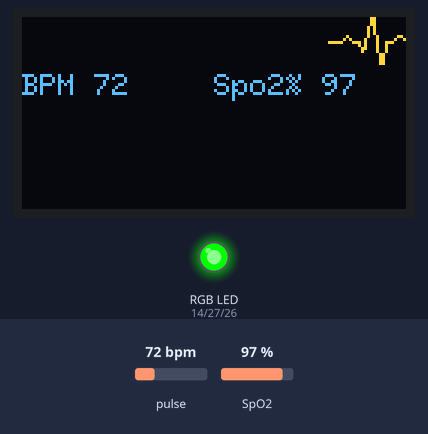
Simulated run of this sketch. Board: ESP32. On the bench: 128×64 one-colour display, an RGB LED mixed from three pins (HIGH = lit). Inputs (shaded band) come from the test bench; at power-on: pulse 72 bpm, SpO2 97 %. The OLED is the two-colour kind (top 16 rows yellow); random numbers use the default seed unless the sketch sets one; what the sketch prints to the serial monitor is not drawn.

Above: at 4.7 s.
4.8 s: pulse set to 62 bpm
At 5.6 s:
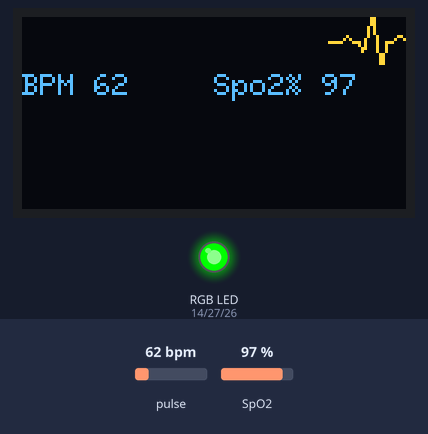
6.9 s: pulse set to 58 bpm
At 7.55 s:
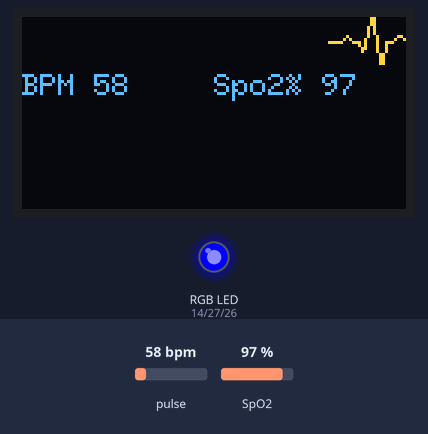
9.8 s: pulse set to 101 bpm
At 10.46 s:
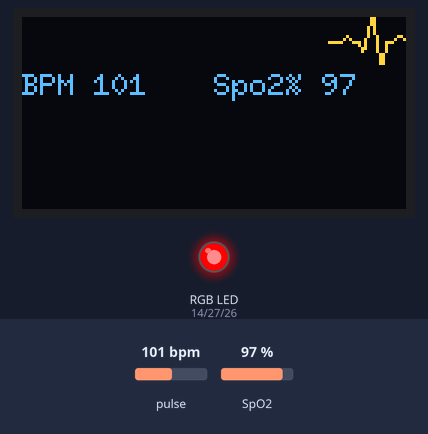
12.7 s: SpO2 set to 80 %
At 13.7 s:
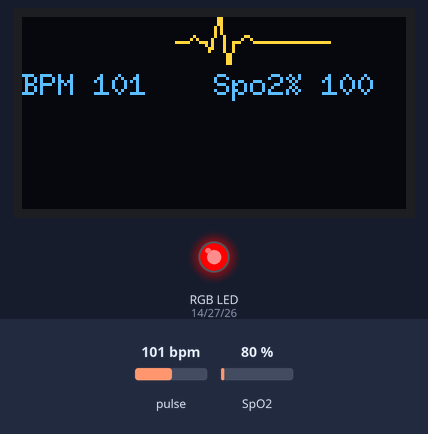
15.0 s: SpO2 set to 90 %
At 15.63 s:
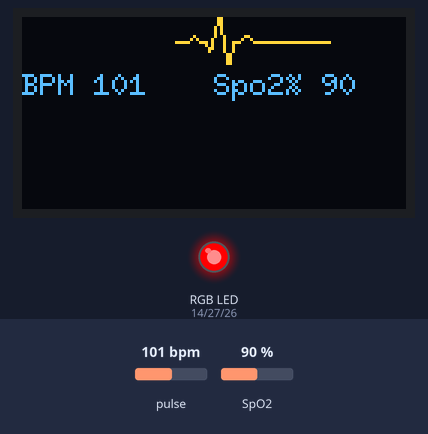
Timing chart, 0 to 17.9 s (numbered marks = the images above; inputs shaded):
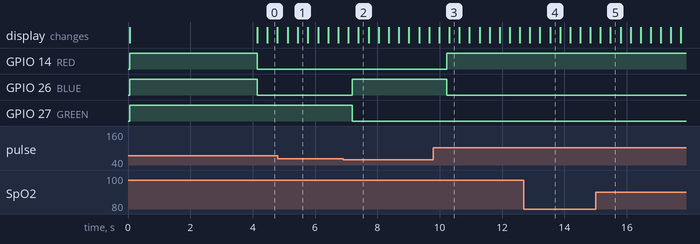

The sketch:

Compile.ino
```cpp
#include <Arduino.h>
#include <U8g2lib.h>
#include <Wire.h>
#include "MAX30105.h"           //Khai báo thư viện MAX3010x
#include "heartRate.h"          //Thuật toán tính toán nhịp tim
#include "spo2_algorithm.h"    //thuat toan tinh spO2
// RGB module
#define RED 14
#define GREEN 27
#define BLUE 26

U8G2_SH1106_128X64_NONAME_F_HW_I2C u8g2(U8G2_R0, /* reset=*/ U8X8_PIN_NONE); //init oled
MAX30105 particleSensor; //init max30102

const byte RATE_SIZE = 4; //Tăng số này lớn hơn 4 là được
byte rates[RATE_SIZE];
byte rateSpot = 0;
long lastBeat = 0;
float beatsPerMinute;
int beatAvg;

typedef u8g2_uint_t u8g_uint_t;
u8g_uint_t xPos = 0; //khoi tao gia tri ve hinh

//SPO2
#define MAX_BRIGHTNESS 255

uint32_t irBuffer[100]; //infrared LED sensor data
uint32_t redBuffer[100];  //red LED sensor data
int32_t bufferLength; //data length
int32_t spo2; //SPO2 value
int8_t validSPO2; //indicator to show if the SPO2 calculation is valid
int32_t heartRate; //heart rate value
int8_t validHeartRate; //indicator to show if the heart rate calculation is valid
byte ledBrightness = 60; //Options: 0=Off to 255=50mA
byte sampleAverage = 4; //Options: 1, 2, 4, 8, 16, 32
byte ledMode = 2; //Options: 1 = Red only, 2 = Red + IR, 3 = Red + IR + Green
byte sampleRate = 100; //Options: 50, 100, 200, 400, 800, 1000, 1600, 3200
int pulseWidth = 411; //Options: 69, 118, 215, 411
int adcRange = 4096; //Options: 2048, 4096, 8192, 16384

void setup()
{
  Serial.begin(115200);
  //khoi tao oled
  u8g2.begin();
  u8g2.setFont(u8g2_font_6x10_tf); //font chu
  u8g2.setFontRefHeightExtendedText();
  u8g2.setDrawColor(1); //mau chu
  u8g2.setFontPosTop();
  u8g2.setFontDirection(0); //chu thang
  //giao dien khoi dong chuong trinh
  u8g2.clearBuffer();
  u8g2.drawStr(20, 18, "Pulse OxiMeter");
  u8g_uint_t temp1 = 0;
  u8g_uint_t temp2 = 40;
  u8g_uint_t temp3 = 80;
  heart_beat(&temp1);
  heart_beat(&temp2);
  heart_beat(&temp3);
  u8g2.sendBuffer();
  xPos = 0;
  // delay(2000);
  u8g2.clearBuffer();

  // Initialize sensor
  if (!particleSensor.begin(Wire, I2C_SPEED_FAST)) //Use default I2C port, 400kHz speed
  {
    Serial.println(F("MAX30105 was not found. Please check wiring/power."));
    while (1);
  }
  Serial.println(F("Attach sensor to finger with rubber band. Press any key to start conversion"));
  particleSensor.setup(ledBrightness, sampleAverage, ledMode, sampleRate, pulseWidth, adcRange); //Configure sensor with these settings

  // Setup module RGB
  pinMode(RED, OUTPUT);
  pinMode(GREEN, OUTPUT);
  pinMode(BLUE, OUTPUT);
  setColor(255, 255, 255);
}

void loop()
{
  bufferLength = 100; //buffer length of 100 stores 4 seconds of samples running at 25sps

  //read the first 100 samples, and determine the signal range
  for (byte i = 0 ; i < bufferLength ; i++)
  {
    while (particleSensor.available() == false) //do we have new data?
      particleSensor.check(); //Check the sensor for new data

    redBuffer[i] = particleSensor.getRed();
    irBuffer[i] = particleSensor.getIR();
    particleSensor.nextSample(); //We're finished with this sample so move to next sample

    Serial.print(F("red="));
    Serial.print(redBuffer[i], DEC);
    Serial.print(F(", ir="));
    Serial.println(irBuffer[i], DEC);
  }

  //calculate heart rate and SpO2 after first 100 samples (first 4 seconds of samples)
  maxim_heart_rate_and_oxygen_saturation(irBuffer, bufferLength, redBuffer, &spo2, &validSPO2, &heartRate, &validHeartRate);

  //Continuously taking samples from MAX30102.  Heart rate and SpO2 are calculated every 1 second
  while (1)
  {
    //dumping the first 25 sets of samples in the memory and shift the last 75 sets of samples to the top
    for (byte i = 25; i < 100; i++)
    {
      redBuffer[i - 25] = redBuffer[i];
      irBuffer[i - 25] = irBuffer[i];
    }

    //take 25 sets of samples before calculating the heart rate.
    for (byte i = 75; i < 100; i++)
    {
      while (particleSensor.available() == false) //do we have new data?
        particleSensor.check(); //Check the sensor for new data

      redBuffer[i] = particleSensor.getRed();
      irBuffer[i] = particleSensor.getIR();
      particleSensor.nextSample(); //We're finished with this sample so move to next sample

      Serial.print(F("red="));
      Serial.print(redBuffer[i], DEC);
      Serial.print(F(", ir="));
      Serial.print(irBuffer[i], DEC);

      Serial.print(F(", HR="));
      Serial.print(heartRate, DEC);

      Serial.print(F(", HRvalid="));
      Serial.print(validHeartRate, DEC);

      Serial.print(F(", SPO2="));
      Serial.print(spo2, DEC);

      Serial.print(F(", SPO2Valid="));
      Serial.println(validSPO2, DEC);

      if(redBuffer[i] > 10000) {
        if(heartRate < 0 || heartRate > 120) heartRate = (rand() % 11) + 80;
        if(spo2 < 90 || spo2 > 100) spo2 = (rand() % 11) + 90;
        u8g2.clearBuffer();
        display_data(heartRate, spo2);
        heart_beat(&xPos);
        drawLine(&xPos);
        u8g2.sendBuffer();
        if (heartRate > 100) setColor(255, 0, 0); // RED
        else if (heartRate < 60) setColor(0, 0, 255); // BLUE
        else setColor(0, 255, 0); // GREEN
      }
      else {
        u8g2.clearBuffer();
        display_data(0, 0);
        drawLine(&xPos);
        u8g2.sendBuffer();
        setColor(255, 255, 255);
      }
    }

    //After gathering 25 new samples recalculate HR and SP02
    maxim_heart_rate_and_oxygen_saturation(irBuffer, bufferLength, redBuffer, &spo2, &validSPO2, &heartRate, &validHeartRate);
  }
}

// void calculateSpo2()
// {
//   Serial.println("Measure SPO2!");
//   bufferLength = 50; //buffer length of 100 stores 4 seconds of samples running at 25sps
//   //doc 50
//   for (byte i = 0 ; i < bufferLength ; i++)
//   {
//     while (particleSensor.available() == false) //do we have new data?
//       particleSensor.check(); //Check the sensor for new data

//     redBuffer[i] = particleSensor.getRed();
//     irBuffer[i] = particleSensor.getIR();
//     particleSensor.nextSample(); //We're finished with this sample so move to next sample
//   }

//   //calculate heart rate and SpO2 after first 100 samples (first 4 seconds of samples)
//   maxim_heart_rate_and_oxygen_saturation(irBuffer, bufferLength, redBuffer, &spo2, &validSPO2, &heartRate, &validHeartRate);
// }

void setColor(int R, int G, int B) {
  analogWrite(RED, R);
  analogWrite(GREEN, G);
  analogWrite(BLUE, B);
}

void display_data(int32_t bpm, int32_t spo2) {
  char s1[15];
  snprintf(s1, sizeof(s1), "BPM %d", bpm);
  char s2[15];
  snprintf(s2, sizeof(s2), "Spo2%% %d", spo2);
  u8g2.drawStr(0, 18, s1);
  u8g2.drawStr(64, 18, s2);
}

void drawLine(u8g_uint_t *x_pos) {
  // Draw a single pixel in white
  int i = 0;
  while(i <= 6 && *x_pos < u8g2.getDisplayWidth()) {
    u8g2.drawPixel(*x_pos, 8);
    u8g2.drawPixel((*x_pos)++, 8);
    u8g2.drawPixel((*x_pos)++, 8);
    u8g2.drawPixel((*x_pos)++, 8);
    u8g2.drawPixel((*x_pos), 8);
    i++;
  }
  //Serial.println(*x_pos);
  // u8g2.drawBox(*x_pos, 0, 31, 16);
  delay(1);
  if (*x_pos >= u8g2.getDisplayWidth()) {
    *x_pos = 0;
  }
}

void heart_beat(u8g_uint_t* x_pos) {
  /************************************************/
  //display.clearDisplay();
  // u8g2.drawBox(*x_pos, 0, 30, 15);
  // Draw a single pixel in white
  u8g2.drawPixel(*x_pos + 0, 8);
  u8g2.drawPixel(*x_pos + 1, 8);
  u8g2.drawPixel(*x_pos + 2, 8);
  u8g2.drawPixel(*x_pos + 3, 8);
  u8g2.drawPixel(*x_pos + 4, 8); // -----
  //display.display();
  //delay(1);
  u8g2.drawPixel(*x_pos + 5, 7);
  u8g2.drawPixel(*x_pos + 6, 6);
  u8g2.drawPixel(*x_pos + 7, 7); // .~.
  //display.display();
  //delay(1);
  u8g2.drawPixel(*x_pos + 8, 8);
  u8g2.drawPixel(*x_pos + 9, 8); // --
  //display.display();
  //delay(1);
  /******************************************/
  u8g2.drawPixel(*x_pos + 10, 8);
  u8g2.drawPixel(*x_pos + 10, 9);
  u8g2.drawPixel(*x_pos + 11, 10);
  u8g2.drawPixel(*x_pos + 11, 11);
  //display.display();
  //delay(1);
  /******************************************/
  u8g2.drawPixel(*x_pos + 12, 10);
  u8g2.drawPixel(*x_pos + 12, 9);
  u8g2.drawPixel(*x_pos + 12, 8);
  u8g2.drawPixel(*x_pos + 12, 7);
  //display.display();
  //delay(1);
  u8g2.drawPixel(*x_pos + 13, 6);
  u8g2.drawPixel(*x_pos + 13, 5);
  u8g2.drawPixel(*x_pos + 13, 4);
  u8g2.drawPixel(*x_pos + 13, 3);
  //display.display();
  //delay(1);
  u8g2.drawPixel(*x_pos + 14, 2);
  u8g2.drawPixel(*x_pos + 14, 1);
  u8g2.drawPixel(*x_pos + 14, 0);
  u8g2.drawPixel(*x_pos + 14, 0);
  //display.display();
  //delay(1);
  /******************************************/
  u8g2.drawPixel(*x_pos + 15, 0);
  u8g2.drawPixel(*x_pos + 15, 1);
  u8g2.drawPixel(*x_pos + 15, 2);
  u8g2.drawPixel(*x_pos + 15, 3);
  //display.display();
  //delay(1);
  u8g2.drawPixel(*x_pos + 15, 4);
  u8g2.drawPixel(*x_pos + 15, 5);
  u8g2.drawPixel(*x_pos + 16, 6);
  u8g2.drawPixel(*x_pos + 16, 7);
  //display.display();
  //delay(1);
  u8g2.drawPixel(*x_pos + 16, 8);
  u8g2.drawPixel(*x_pos + 16, 9);
  u8g2.drawPixel(*x_pos + 16, 10);
  u8g2.drawPixel(*x_pos + 16, 11);
  //display.display();
  //delay(1);
  u8g2.drawPixel(*x_pos + 17, 12);
  u8g2.drawPixel(*x_pos + 17, 13);
  u8g2.drawPixel(*x_pos + 17, 14);
  u8g2.drawPixel(*x_pos + 17, 15);
  //display.display();
  //delay(1);
  u8g2.drawPixel(*x_pos + 18, 15);
  u8g2.drawPixel(*x_pos + 18, 14);
  u8g2.drawPixel(*x_pos + 18, 13);
  u8g2.drawPixel(*x_pos + 18, 12);
  //display.display();
  //delay(1);
  u8g2.drawPixel(*x_pos + 19, 11);
  u8g2.drawPixel(*x_pos + 19, 10);
  u8g2.drawPixel(*x_pos + 19, 9);
  u8g2.drawPixel(*x_pos + 19, 8);
  //display.display();
  //delay(1);
  /****************************************************/
  u8g2.drawPixel(*x_pos + 20, 8);
  u8g2.drawPixel(*x_pos + 21, 8);
  //display.display();
  //delay(1);
  /****************************************************/
  u8g2.drawPixel(*x_pos + 22, 7);
  u8g2.drawPixel(*x_pos + 23, 6);
  u8g2.drawPixel(*x_pos + 24, 6);
  u8g2.drawPixel(*x_pos + 25, 7);
  //display.display();
  //delay(1);
  /************************************************/
  u8g2.drawPixel(*x_pos + 26, 8);
  u8g2.drawPixel(*x_pos + 27, 8);
  u8g2.drawPixel(*x_pos + 28, 8);
  u8g2.drawPixel(*x_pos + 29, 8);
  u8g2.drawPixel(*x_pos + 30, 8); // -----
  *x_pos = *x_pos + 30;
  delay(1);
}
```

Measured:
- the behaviour switches between 60 and 59 bpm on pulse (found by bisection; images 1 and 2)
- after the input at 6.9 s, GPIO 26 (BLUE): LOW → HIGH after 0.29 s; GPIO 27 (GREEN): HIGH → LOW after 0.29 s
- after the input at 9.8 s, GPIO 14 (RED): LOW → HIGH after 0.43 s; GPIO 26 (BLUE): HIGH → LOW after 0.43 s
